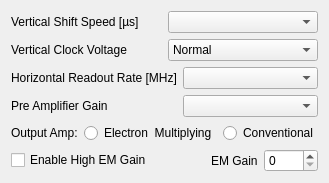
    <widget class="QWidget" name="tab">
     <attribute name="title">
      <string>Readout</string>
     </attribute>
     <layout class="QVBoxLayout" name="verticalLayout_20">
      <item>
       <layout class="QVBoxLayout" name="verticalLayout_18">
        <item>
         <layout class="QHBoxLayout" name="horizontalLayout_4">
          <item>
           <layout class="QVBoxLayout" name="verticalLayout_17">
            <item>
             <widget class="QLabel" name="label_6">
              <property name="text">
               <string>Vertical Shift Speed [µs]</string>
              </property>
             </widget>
            </item>
            <item>
             <widget class="QLabel" name="label_8">
              <property name="text">
               <string>Vertical Clock Voltage</string>
              </property>
             </widget>
            </item>
           </layout>
          </item>
          <item>
           <layout class="QVBoxLayout" name="verticalLayout_13">
            <item>
             <widget class="QComboBox" name="cB_VSSpeed">
              <property name="toolTip">
               <string>&lt;html&gt;&lt;head/&gt;&lt;body&gt;&lt;p&gt;Sets the vertical shift speed.&lt;/p&gt;&lt;/body&gt;&lt;/html&gt;</string>
              </property>
             </widget>
            </item>
            <item>
             <widget class="QComboBox" name="cB_VVolt">
              <property name="toolTip">
               <string>&lt;html&gt;&lt;head/&gt;&lt;body&gt;&lt;p&gt;Sets the amplitude of the vertical clock voltage. For fast readout speeds, higher values may be required.&lt;/p&gt;&lt;p&gt;However, a high amplitute will increases CIC noise.&lt;/p&gt;&lt;/body&gt;&lt;/html&gt;</string>
              </property>
              <item>
               <property name="text">
                <string>Normal</string>
               </property>
              </item>
              <item>
               <property name="text">
                <string>+1</string>
               </property>
              </item>
              <item>
               <property name="text">
                <string>+2</string>
               </property>
              </item>
              <item>
               <property name="text">
                <string>+3</string>
               </property>
              </item>
              <item>
               <property name="text">
                <string>+4</string>
               </property>
              </item>
             </widget>
            </item>
           </layout>
          </item>
         </layout>
        </item>
        <item>
         <layout class="QHBoxLayout" name="horizontalLayout_5">
          <item>
           <layout class="QVBoxLayout" name="verticalLayout_16">
            <item>
             <widget class="QLabel" name="label_7">
              <property name="minimumSize">
               <size>
                <width>148</width>
                <height>20</height>
               </size>
              </property>
              <property name="text">
               <string>Horizontal Readout Rate [MHz]</string>
              </property>
             </widget>
            </item>
            <item>
             <widget class="QLabel" name="label_9">
              <property name="text">
               <string>Pre Amplifier Gain</string>
              </property>
             </widget>
            </item>
           </layout>
          </item>
          <item>
           <layout class="QVBoxLayout" name="verticalLayout_15">
            <item>
             <widget class="QComboBox" name="cB_HSSpeed">
              <property name="sizePolicy">
               <sizepolicy hsizetype="Ignored" vsizetype="Fixed">
                <horstretch>0</horstretch>
                <verstretch>0</verstretch>
               </sizepolicy>
              </property>
              <property name="toolTip">
               <string>&lt;html&gt;&lt;head/&gt;&lt;body&gt;&lt;p&gt;Sets the rate of horizontal shift.&lt;/p&gt;&lt;p&gt;Faster values are only available in &lt;span style=&quot; font-weight:600;&quot;&gt;Electron Multiplying&lt;/span&gt; amplifier mode.&lt;/p&gt;&lt;/body&gt;&lt;/html&gt;</string>
              </property>
             </widget>
            </item>
            <item>
             <widget class="QComboBox" name="cB_PAGain">
              <property name="toolTip">
               <string>&lt;html&gt;&lt;head/&gt;&lt;body&gt;&lt;p&gt;Sets the Pre Amplifier Gain.&lt;/p&gt;&lt;/body&gt;&lt;/html&gt;</string>
              </property>
             </widget>
            </item>
           </layout>
          </item>
         </layout>
        </item>
       </layout>
      </item>
      <item>
       <layout class="QVBoxLayout" name="verticalLayout_19">
        <item>
         <layout class="QHBoxLayout" name="horizontalLayout_9">
          <item>
           <widget class="QLabel" name="label_11">
            <property name="text">
             <string>Output Amp:</string>
            </property>
           </widget>
          </item>
          <item>
           <widget class="QRadioButton" name="rB_EMon">
            <property name="toolTip">
             <string>&lt;html&gt;&lt;head/&gt;&lt;body&gt;&lt;p&gt;Sets the Amplifier mode to Electron Multiplying.&lt;/p&gt;&lt;/body&gt;&lt;/html&gt;</string>
            </property>
            <property name="text">
             <string>Electron  Multiplying</string>
            </property>
           </widget>
          </item>
          <item>
           <widget class="QRadioButton" name="rB_EMoff">
            <property name="toolTip">
             <string>&lt;html&gt;&lt;head/&gt;&lt;body&gt;&lt;p&gt;Sets the amplifier mode to Conventional.&lt;/p&gt;&lt;/body&gt;&lt;/html&gt;</string>
            </property>
            <property name="text">
             <string>Conventional</string>
            </property>
           </widget>
          </item>
         </layout>
        </item>
        <item>
         <layout class="QHBoxLayout" name="horizontalLayout_19">
          <item>
           <widget class="QCheckBox" name="chB_EMGainAdv">
            <property name="toolTip">
             <string>&lt;html&gt;&lt;head/&gt;&lt;body&gt;&lt;p&gt;Allows the entering of &lt;span style=&quot; font-weight:600;&quot;&gt;EM Gain&lt;/span&gt; values higher than 300.&lt;/p&gt;&lt;p&gt;Care must be taken when selecting such high gain values.&lt;/p&gt;&lt;/body&gt;&lt;/html&gt;</string>
            </property>
            <property name="text">
             <string>Enable High EM Gain</string>
            </property>
           </widget>
          </item>
          <item>
           <spacer name="horizontalSpacer">
            <property name="orientation">
             <enum>Qt::Horizontal</enum>
            </property>
            <property name="sizeHint" stdset="0">
             <size>
              <width>40</width>
              <height>20</height>
             </size>
            </property>
           </spacer>
          </item>
          <item>
           <widget class="QLabel" name="label_18">
            <property name="text">
             <string>EM Gain</string>
            </property>
           </widget>
          </item>
          <item>
           <widget class="QSpinBox" name="sB_EMGain">
            <property name="toolTip">
             <string>&lt;html&gt;&lt;head/&gt;&lt;body&gt;&lt;p&gt;Sets the EM Gain factor.&lt;/p&gt;&lt;/body&gt;&lt;/html&gt;</string>
            </property>
            <property name="maximum">
             <number>1000</number>
            </property>
           </widget>
          </item>
         </layout>
        </item>
       </layout>
      </item>
     </layout>
    </widget>
